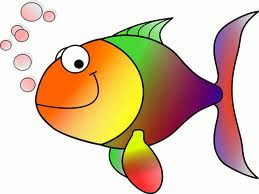
#> input picture HappyFish.jpg, 259 x 194 px, found by its file name
$ python temp.py
#> lines starting #> are read from the running program, lines starting #| are printed output that depends on the picture
# -*- coding: utf-8 -*-
"""
Spyder Editor

This is a temporary script file.
"""

import cv2

# [11 lines of commented-out code are left out]


img2=cv2.imread("C:\\Users\\HP\\Desktop\\OpenCV\\HappyFish.jpg",1)
#> img2 is the input picture: shape (194, 259, 3); mean B, G, R 170.8, 196.4, 219.3
img2=cv2.resize(img2,(560,700))
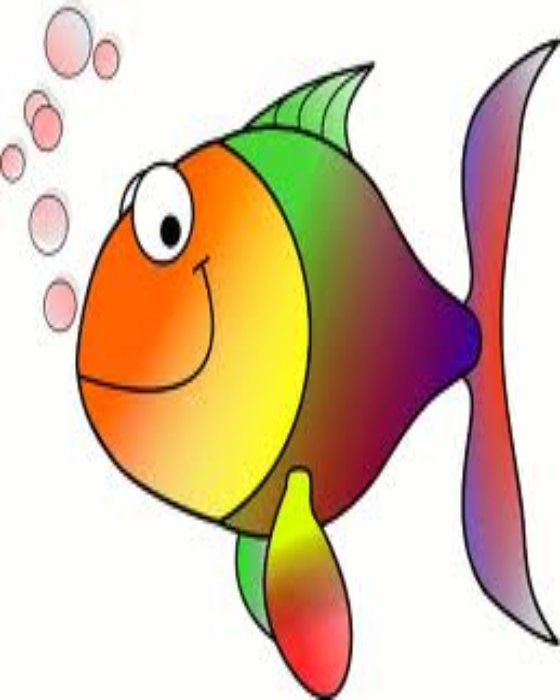
#> img2: shape (700, 560, 3); mean B, G, R 170.8, 196.3, 219.2
img2=cv2.flip(img2,0)
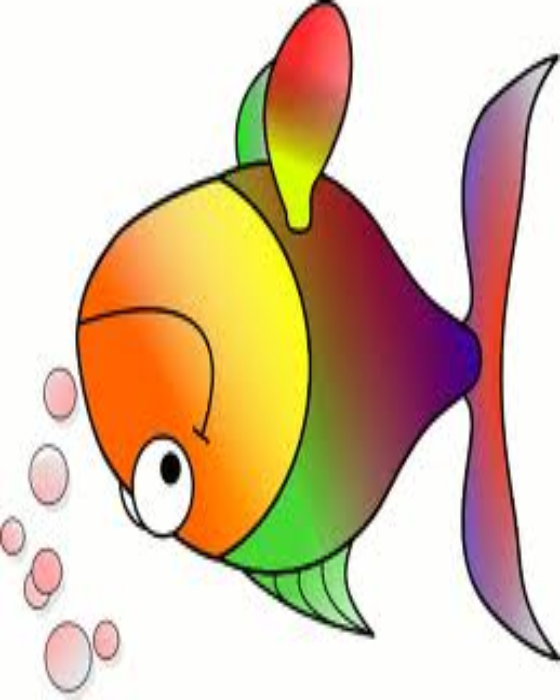
#> img2: shape (700, 560, 3); mean B, G, R 170.8, 196.3, 219.2
cv2.imshow("converted image==",img2)
k=cv2.waitKey(0) & 0xFF
#> (key q is pressed here)

if k==ord("q"):
    cv2.destroyAllWindows()

elif k==ord("s"):
    cv2.imwrite("C:\\Users\\HP\\Desktop\\OpenCV\\HappyFish2.jpg",img2)
    cv2.destroyAllWindows()
